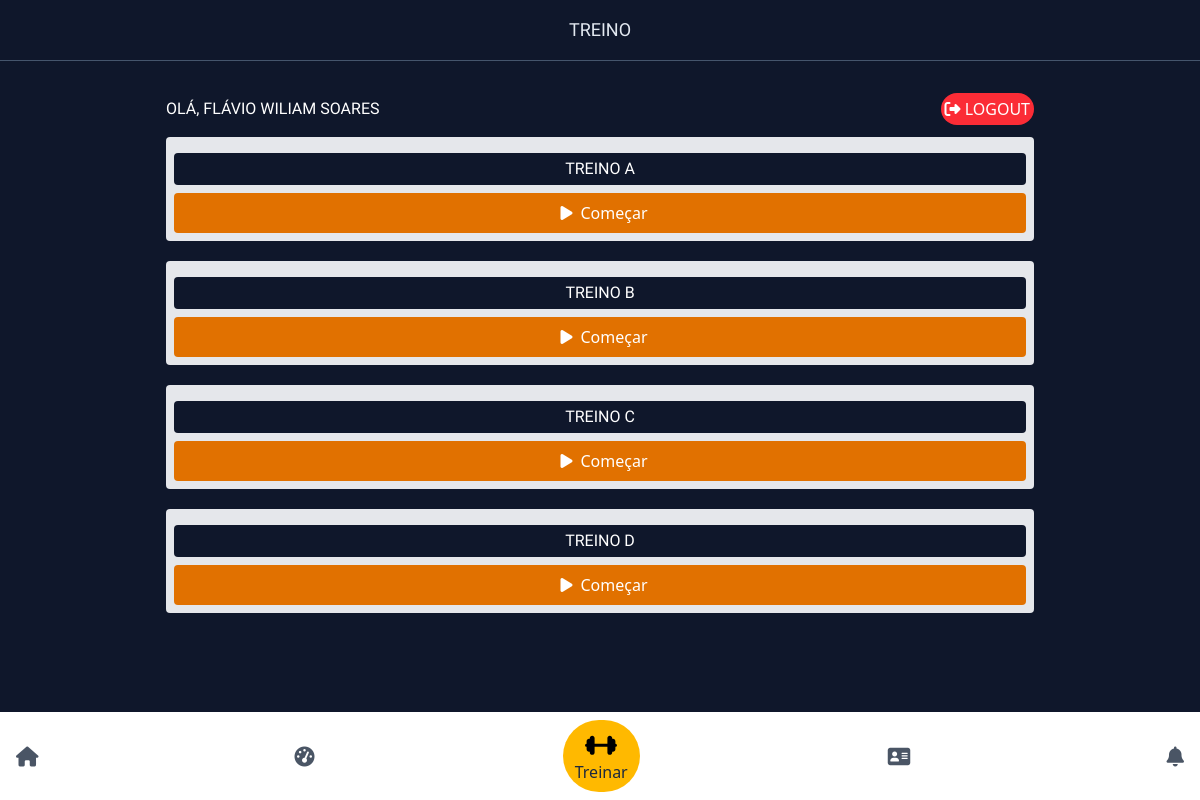
Page /treino-micro/30 (signed in) on the committed database.
### app_personal/models.py (models this page shows)
class Microciclo(models.Model):
    mesociclo = models.ForeignKey(Mesociclo, on_delete=models.CASCADE, related_name='microciclo')
    titulo = models.CharField(max_length=255)

### app/views.py (the view)
# urls.py: path('treino-micro/<int:id>', views.treino_micro, name='treino_micro'),
def treino_micro(request, id):
    user_auth = request.user.is_authenticated
    if not user_auth:
        return redirect('login_view')
    Micro = Microciclo.objects.filter(mesociclo_id = id)
    exercicios = ExerciciosCliente.objects.filter(microciclo_id = id)
    context={
        'micro':Micro,
        'exercicios':exercicios
    }
    return render(request,'treino/treino-micro.html', context)

### app/templates/treino/treino-micro.html (shortened to what this page needs)
{% extends 'base/base.html' %}
{% block 'content'%}
{% if user %}
<h1 class="text-center text-lg border-b-1 border-slate-600 p-4 text-slate-200">TREINO</h1>
<section class="content w-full max-w-[900px] m-auto my-4 p-4 text-white space-y-3">
    <div class="flex items-center justify-between">
        <h1>Olá, {{user.first_name}}</h1>
        <a href="{% url 'logout' %}" class="bg-red-500 p-1 rounded-full"><i class="fa fa-sign-out"></i> LOGOUT</a>
    </div>
    {% if micro %}
      <div class="gap-5 flex flex-wrap items-center">
        {% for t in micro %}
                <div class="w-full bg-gray-200 text-slate-900 p-2 rounded">
                    <h1 class="text-center my-2 text-white bg-slate-900 rounded p-1">{{t.titulo}}</h1>
                    <a href="{% url 'comecar' t.id %}" data-id="{{t.id}}" class="flex justify-center items-center bg-amber-600 font-medium text-white p-2 hover:text-amber-900 hover:bg-amber-400 rounded"><i class="fa fa-play mx-2"></i>Começar</a>
                </div>
        {% endfor %}
     </div>
    {% else %}
        <div class="bg-white text-slate-900 text-center rounded-2xl p-4 space-y-3">
            <h1 class="">Responda a Anamnese honestamente para que possamos alcançar juntos seu objetivo!</h1>
            <a href="{% url 'anamnese' %}" class="bg-amber-600 p-2 rounded-full uppercase font-medium">Responder agora!</a>
        </div>
    {% endif %}
</section>
<br><br><br><br>
{% endif %}
{% endblock %}

### app/static/css/style.css (style rules this page uses)
h1 { font-family: "Cal Sans", sans-serif !important; font-style: normal; text-transform: uppercase; }

### rows in the picture
Microciclo: titulo "TREINO A"
Microciclo: titulo "TREINO B"
Microciclo: titulo "TREINO C"
Microciclo: titulo "TREINO D"

### other values in the picture
{{ user.first_name }} "FLÁVIO WILIAM SOARES"
